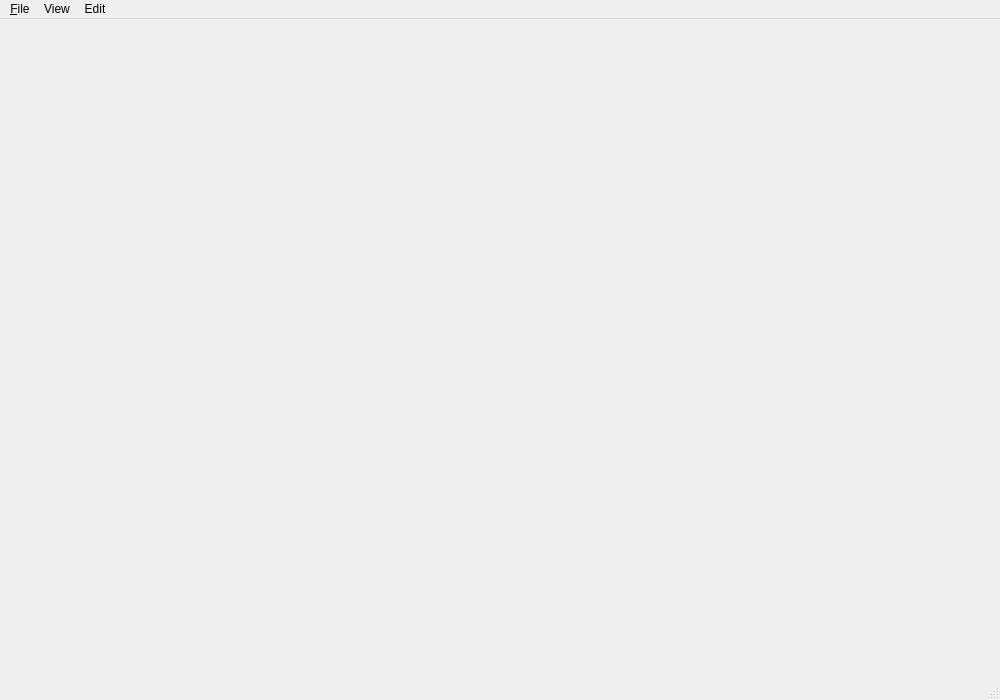
<?xml version="1.0" encoding="UTF-8"?>
<ui version="4.0">
  <class>ViewerGuiClass</class>
  <widget class="QMainWindow" name="ViewerGuiClass">
    <property name="geometry">
      <rect>
        <x>0</x>
        <y>0</y>
        <width>1000</width>
        <height>700</height>
      </rect>
    </property>
    <property name="windowTitle">
      <string>SocialOctomap Viewer</string>
    </property>
    <widget class="QWidget" name="centralwidget"/>
    <widget class="QMenuBar" name="menubar">
      <property name="geometry">
        <rect>
          <x>0</x>
          <y>0</y>
          <width>1000</width>
          <height>23</height>
        </rect>
      </property>
      <widget class="QMenu" name="menu_File">
        <property name="title">
          <string>&amp;File</string>
        </property>
        <widget class="QMenu" name="menuShow">
          <property name="title">
            <string>Show</string>
          </property>
        </widget>
        <addaction name="actionOpen_file"/>
        <addaction name="actionOpen_graph_incremental"/>
        <addaction name="actionReload_Octree"/>
        <addaction name="separator"/>
        <addaction name="actionSave_file"/>
        <addaction name="actionExport_view"/>
        <addaction name="actionExport_sequence"/>
        <addaction name="separator"/>
        <addaction name="menuShow"/>
        <addaction name="loadcampose"/>
        <addaction name="savecampose"/>
        <addaction name="separator"/>
        <addaction name="actionHelp"/>
        <addaction name="actionExit"/>
      </widget>
      <widget class="QMenu" name="menuView">
        <property name="title">
          <string>View</string>
        </property>
        <widget class="QMenu" name="menuView_mode">
          <property name="title">
            <string>View Mode</string>
          </property>
          <addaction name="actionHeight_map"/>
          <addaction name="actionPrintout_mode"/>
          <addaction name="actionSemanticColoring"/>
        </widget>
        <widget class="QMenu" name="menuBackground_color">
          <property name="title">
            <string>Background</string>
          </property>
          <addaction name="action_bg_black"/>
          <addaction name="action_bg_white"/>
          <addaction name="action_bg_gray"/>
        </widget>
        <addaction name="actionPointcloud"/>
        <addaction name="actionOctree_cells"/>
        <addaction name="actionFree"/>
        <addaction name="actionSelected"/>
        <addaction name="actionOctree_structure"/>
        <addaction name="actionTrajectory"/>
        <addaction name="actionAxes"/>
        <addaction name="actionHideBackground"/>
        <addaction name="separator"/>
        <addaction name="actionAlternateRendering"/>
        <addaction name="separator"/>
        <addaction name="actionReset_view"/>
        <addaction name="actionStore_camera"/>
        <addaction name="actionRestore_camera"/>
        <addaction name="separator"/>
        <addaction name="menuView_mode"/>
        <addaction name="separator"/>
        <addaction name="menuBackground_color"/>
      </widget>
      <widget class="QMenu" name="menuInteract">
        <property name="title">
          <string>Edit</string>
        </property>
        <widget class="QMenu" name="menuDelete_nodes">
          <property name="enabled">
            <bool>false</bool>
          </property>
          <property name="title">
            <string>Delete nodes</string>
          </property>
          <addaction name="actionDelete_nodes_in_selection"/>
          <addaction name="actionDelete_nodes_outside_of_selection"/>
        </widget>
        <widget class="QMenu" name="menuFill_selection">
          <property name="enabled">
            <bool>false</bool>
          </property>
          <property name="title">
            <string>Fill selection</string>
          </property>
          <addaction name="actionClear_selection"/>
          <addaction name="actionFill_selection"/>
          <addaction name="separator"/>
          <addaction name="actionClear_unknown_in_selection"/>
          <addaction name="actionFill_unknown_in_selection"/>
        </widget>
        <widget class="QMenu" name="menuChange_nodes_in_selection">
          <property name="enabled">
            <bool>false</bool>
          </property>
          <property name="title">
            <string>Change nodes in selection</string>
          </property>
          <addaction name="actionClear_nodes_in_selection"/>
          <addaction name="actionFill_nodes_in_selection"/>
        </widget>
        <addaction name="actionConvert_ml_tree"/>
        <addaction name="actionPrune_tree"/>
        <addaction name="actionExpand_tree"/>
        <addaction name="separator"/>
        <addaction name="actionSelection_box"/>
        <addaction name="menuFill_selection"/>
        <addaction name="menuChange_nodes_in_selection"/>
        <addaction name="menuDelete_nodes"/>
        <addaction name="separator"/>
        <addaction name="actionClear"/>
        <addaction name="separator"/>
        <addaction name="actionSettings"/>
      </widget>
      <addaction name="menu_File"/>
      <addaction name="menuView"/>
      <addaction name="menuInteract"/>
    </widget>
    <widget class="QStatusBar" name="statusbar"/>
    <action name="actionOpen_file">
      <property name="icon">
        <iconset resource="../../src/icons.qrc">
          <normaloff>:/icons/document-open.png</normaloff>:/icons/document-open.png</iconset>
      </property>
      <property name="text">
        <string>Open file...</string>
      </property>
      <property name="toolTip">
        <string>Open file</string>
      </property>
    </action>
    <action name="actionSave_file">
      <property name="icon">
        <iconset resource="../../src/icons.qrc">
          <normaloff>:/icons/document-save.png</normaloff>:/icons/document-save.png</iconset>
      </property>
      <property name="text">
        <string>Save tree...</string>
      </property>
      <property name="toolTip">
        <string>Save tree to file</string>
      </property>
    </action>
    <action name="actionExit">
      <property name="icon">
        <iconset resource="../../src/icons.qrc">
          <normaloff>:/icons/application-exit.png</normaloff>:/icons/application-exit.png</iconset>
      </property>
      <property name="text">
        <string>Exit</string>
      </property>
      <property name="shortcut">
        <string>Q</string>
      </property>
    </action>
    <action name="actionPointcloud">
      <property name="checkable">
        <bool>true</bool>
      </property>
      <property name="checked">
        <bool>true</bool>
      </property>
      <property name="text">
        <string>Pointcloud</string>
      </property>
      <property name="shortcut">
        <string>P</string>
      </property>
    </action>
    <action name="actionOctree_cells">
      <property name="checkable">
        <bool>true</bool>
      </property>
      <property name="checked">
        <bool>true</bool>
      </property>
      <property name="text">
        <string>Occupied Octree Volumes</string>
      </property>
      <property name="shortcut">
        <string>O</string>
      </property>
    </action>
    <action name="actionOctree_structure">
      <property name="checkable">
        <bool>true</bool>
      </property>
      <property name="text">
        <string>Octree Structure</string>
      </property>
      <property name="shortcut">
        <string>S</string>
      </property>
    </action>
    <action name="actionTrajectory">
      <property name="checkable">
        <bool>true</bool>
      </property>
      <property name="text">
        <string>Trajectory</string>
      </property>
      <property name="shortcut">
        <string>T</string>
      </property>
    </action>
    <action name="actionAxes">
      <property name="checkable">
        <bool>true</bool>
      </property>
      <property name="text">
        <string>Submap axes</string>
      </property>
      <property name="shortcut">
        <string>X</string>
      </property>
    </action>
    <action name="actionHideBackground">
      <property name="checkable">
        <bool>true</bool>
      </property>
      <property name="text">
        <string>Hide background map</string>
      </property>
      <property name="shortcut">
        <string>0</string>
      </property>
    </action>
    <action name="actionSwitchRenderMode">
      <property name="checkable">
        <bool>false</bool>
      </property>
      <property name="text">
        <string>Alternative rendering</string>
      </property>
    </action>
    <action name="actionClear">
      <property name="text">
        <string>Remove all octrees</string>
      </property>
      <property name="shortcut">
        <string>C</string>
      </property>
    </action>
    <action name="actionFree">
      <property name="checkable">
        <bool>true</bool>
      </property>
      <property name="text">
        <string>Free Octree Volumes</string>
      </property>
      <property name="shortcut">
        <string>F</string>
      </property>
    </action>
    <action name="savecampose">
      <property name="text">
        <string>Save viewer state (camera, window)</string>
      </property>
    </action>
    <action name="loadcampose">
      <property name="text">
        <string>Load viewer state (camera, window)</string>
      </property>
    </action>
    <action name="actionHelp">
      <property name="icon">
        <iconset resource="../../src/icons.qrc">
          <normaloff>:/icons/help-contents.png</normaloff>:/icons/help-contents.png</iconset>
      </property>
      <property name="text">
        <string>Help</string>
      </property>
    </action>
    <action name="actionSettings">
      <property name="icon">
        <iconset resource="../../src/icons.qrc">
          <normaloff>:/icons/configure.png</normaloff>:/icons/configure.png</iconset>
      </property>
      <property name="text">
        <string>Settings</string>
      </property>
    </action>
    <action name="actionReset_view">
      <property name="icon">
        <iconset resource="../../src/icons.qrc">
          <normaloff>:/icons/edit-undo.png</normaloff>:/icons/edit-undo.png</iconset>
      </property>
      <property name="text">
        <string>Reset View</string>
      </property>
      <property name="toolTip">
        <string>Reset the 3D viewpoint</string>
      </property>
    </action>
    <action name="actionTest">
      <property name="text">
        <string>Test</string>
      </property>
    </action>
    <action name="actionPrune_tree">
      <property name="checked">
        <bool>false</bool>
      </property>
      <property name="icon">
        <iconset resource="../../src/icons.qrc">
          <normaloff>:/icons/go-top.png</normaloff>:/icons/go-top.png</iconset>
      </property>
      <property name="text">
        <string>Prune tree</string>
      </property>
    </action>
    <action name="actionConvert_ml_tree">
      <property name="checked">
        <bool>false</bool>
      </property>
      <property name="text">
        <string>Convert to maximum likelihood tree</string>
      </property>
      <property name="toolTip">
        <string>Convert to maximum likelihood tree</string>
      </property>
    </action>
    <action name="actionPrintout_mode">
      <property name="checkable">
        <bool>true</bool>
      </property>
      <property name="text">
        <string>Printout (black/white)</string>
      </property>
    </action>
    <action name="actionSemanticColoring">
      <property name="checkable">
        <bool>true</bool>
      </property>
      <property name="text">
        <string>Semantic Coloring</string>
      </property>
    </action>
    <action name="actionOpen_graph_incremental">
      <property name="icon">
        <iconset resource="../../src/icons.qrc">
          <normaloff>:/icons/document-open.png</normaloff>:/icons/document-open.png</iconset>
      </property>
      <property name="text">
        <string>Open graph incremental...</string>
      </property>
    </action>
    <action name="actionExport_view">
      <property name="icon">
        <iconset resource="../../src/icons.qrc">
          <normaloff>:/icons/view-preview.png</normaloff>:/icons/view-preview.png</iconset>
      </property>
      <property name="text">
        <string>Export view...</string>
      </property>
    </action>
    <action name="actionStore_camera">
      <property name="text">
        <string>Store Camera</string>
      </property>
    </action>
    <action name="actionRestore_camera">
      <property name="enabled">
        <bool>false</bool>
      </property>
      <property name="text">
        <string>Restore camera</string>
      </property>
    </action>
    <action name="actionHeight_map">
      <property name="checkable">
        <bool>true</bool>
      </property>
      <property name="text">
        <string>Height map (color coded)</string>
      </property>
      <property name="shortcut">
        <string>1</string>
      </property>
    </action>
    <action name="action_bg_black">
      <property name="text">
        <string>Black</string>
      </property>
    </action>
    <action name="action_bg_white">
      <property name="text">
        <string>White</string>
      </property>
    </action>
    <action name="action_bg_gray">
      <property name="text">
        <string>Gray</string>
      </property>
    </action>
    <action name="actionChanged_free_only">
      <property name="checkable">
        <bool>true</bool>
      </property>
      <property name="text">
        <string>Selected Octree Volumes</string>
      </property>
    </action>
    <action name="actionExpand_tree">
      <property name="icon">
        <iconset resource="../../src/icons.qrc">
          <normaloff>:/icons/go-bottom.png</normaloff>:/icons/go-bottom.png</iconset>
      </property>
      <property name="text">
        <string>Expand tree</string>
      </property>
      <property name="toolTip">
        <string>Expand tree</string>
      </property>
    </action>
    <action name="actionReload_Octree">
      <property name="icon">
        <iconset resource="../../src/icons.qrc">
          <normaloff>:/icons/view-refresh.png</normaloff>:/icons/view-refresh.png</iconset>
      </property>
      <property name="text">
        <string>Reload Octree</string>
      </property>
      <property name="toolTip">
        <string>Reload the current progress of the Octree</string>
      </property>
      <property name="shortcut">
        <string>R</string>
      </property>
    </action>
    <action name="actionFollow_Mode">
      <property name="checkable">
        <bool>true</bool>
      </property>
      <property name="text">
        <string>Fly Mode</string>
      </property>
    </action>
    <action name="actionExport_sequence">
      <property name="checkable">
        <bool>true</bool>
      </property>
      <property name="text">
        <string>Export view as image sequence...</string>
      </property>
      <property name="toolTip">
        <string>Export view as image sequence. This can be used to create videos.</string>
      </property>
    </action>
    <action name="actionSelected">
      <property name="checkable">
        <bool>true</bool>
      </property>
      <property name="text">
        <string>Selected Octree Volumes</string>
      </property>
    </action>
    <action name="actionSelection_box">
      <property name="checkable">
        <bool>true</bool>
      </property>
      <property name="text">
        <string>Show selection box</string>
      </property>
    </action>
    <action name="actionClear_selection">
      <property name="enabled">
        <bool>true</bool>
      </property>
      <property name="text">
        <string>With &quot;free&quot; (all)</string>
      </property>
    </action>
    <action name="actionFill_selection">
      <property name="enabled">
        <bool>true</bool>
      </property>
      <property name="text">
        <string>With &quot;occupied&quot; (all)</string>
      </property>
    </action>
    <action name="actionClear_nodes_in_selection">
      <property name="enabled">
        <bool>true</bool>
      </property>
      <property name="text">
        <string>To &quot;free&quot;</string>
      </property>
    </action>
    <action name="actionFill_nodes_in_selection">
      <property name="enabled">
        <bool>true</bool>
      </property>
      <property name="text">
        <string>To &quot;occupied&quot;</string>
      </property>
    </action>
    <action name="actionDelete_nodes_in_selection">
      <property name="enabled">
        <bool>true</bool>
      </property>
      <property name="text">
        <string>In selection</string>
      </property>
    </action>
    <action name="actionDelete_nodes_outside_of_selection">
      <property name="enabled">
        <bool>true</bool>
      </property>
      <property name="text">
        <string>Outside of selection (crop)</string>
      </property>
    </action>
    <action name="actionClear_unknown_in_selection">
      <property name="enabled">
        <bool>true</bool>
      </property>
      <property name="text">
        <string>With &quot;free&quot; (only unknown)</string>
      </property>
    </action>
    <action name="actionFill_unknown_in_selection">
      <property name="enabled">
        <bool>true</bool>
      </property>
      <property name="text">
        <string>With &quot;occupied&quot; (only unknown)</string>
      </property>
    </action>
    <action name="actionAlternateRendering">
      <property name="checkable">
        <bool>true</bool>
      </property>
      <property name="text">
        <string>Alternate Rendering</string>
      </property>
      <property name="toolTip">
        <string>Uses precompiled rendering of the social_octomap. Faster and requires less CPU but more memory on your graphics card. The first rendering takes longer.</string>
      </property>
    </action>
  </widget>
  <resources>
    <include location="../../src/icons.qrc"/>
  </resources>
  <connections/>
</ui>
